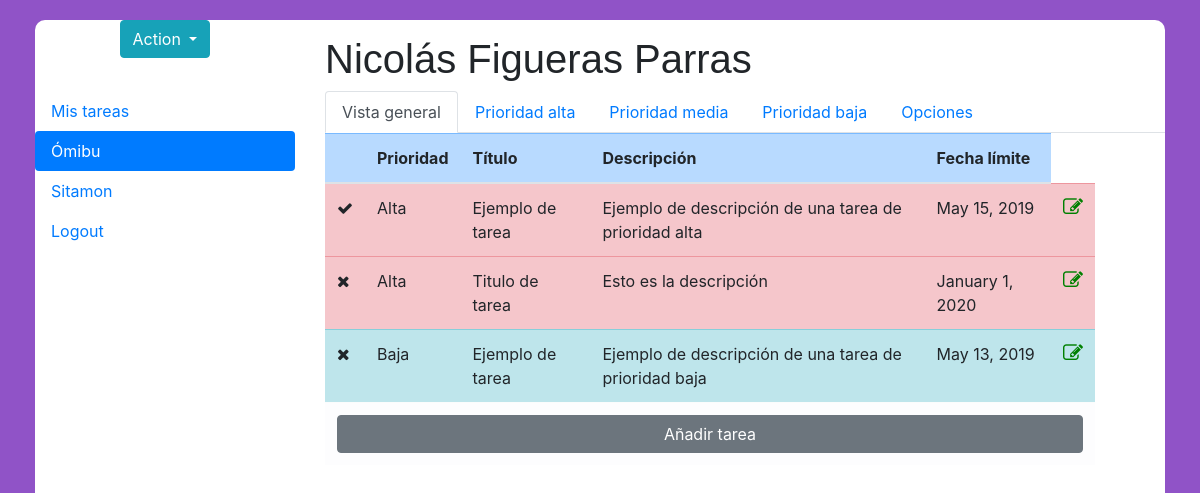
Screenshot of /index.php?client=1 (signed in) with the database file from the repository.
### tables this page shows
CREATE TABLE `trabajadores` (
  `ID_trabajador` bigint(20) UNSIGNED NOT NULL,
  `Nombre` varchar(20) NOT NULL,
  `Apellidos` varchar(50) NOT NULL,
  `Direccion` varchar(70) NOT NULL,
  `Puesto` varchar(40) NOT NULL,
  `Email` varchar(50) NOT NULL,
  `Password` varchar(15) NOT NULL,
  `Telefono` varchar(20) NOT NULL
);

CREATE TABLE `clientes` (
  `ID_cliente` bigint(20) UNSIGNED NOT NULL,
  `Nombre` varchar(50) NOT NULL
);

CREATE TABLE `tareas` (
  `ID_tarea` bigint(20) UNSIGNED NOT NULL,
  `Nombre` varchar(100) NOT NULL,
  `Descripcion` varchar(150) NOT NULL,
  `Fecha` date NOT NULL,
  `Prioridad` int(1) NOT NULL,
  `Trabajador` bigint(20) NOT NULL,
  `Cliente` bigint(20) NOT NULL,
  `Finalizado` int(1) NOT NULL
);

### index.php (the view, shortened to what this page needs)
<!DOCTYPE HTML>
<html lang="es">
	<head>
		<link rel="stylesheet" type="text/css" href="css/main.css">
		<link rel="stylesheet" href="https://stackpath.bootstrapcdn.com/bootstrap/4.3.1/css/bootstrap.min.css">
		<link rel="stylesheet" href="https://use.fontawesome.com/releases/v5.8.1/css/all.css">
	    <link rel="stylesheet" href="https://cdnjs.cloudflare.com/ajax/libs/font-awesome/4.7.0/css/font-awesome.min.css">
	</head>
	<body>
			<?php
                $db = connectDb();
            ?>
			<?php
				$workerData = mysqli_fetch_array(mysqli_query($db, "SELECT * FROM trabajadores WHERE Email = '$_SESSION[email]'"));
			?>
		<div class="container-fluid">
			<div class="mainBox">
				<div class="row">
						<div class="col-3 addClientBox">
							<button type="button" class="btn btn-info dropdown-toggle" data-toggle="dropdown" aria-haspopup="true" aria-expanded="false">
								Action
							</button>
						</div>
						<div class="col-9 welcomeMessage">
							<?php
								if(isset($_GET['client'])){
									$welcomeMessage = $workerData['Nombre']." ".$workerData['Apellidos'];
								}else{
									$welcomeMessage = "Bienvenido, ".$workerData['Nombre']." ".$workerData['Apellidos'];
								}
								echo "<h1>".$welcomeMessage."</h1>";
							?>
						</div>
				</div>
				<div class="row">
					<div class="col-3">
							<div class="nav flex-column nav-pills" id="v-pills-tab" role="tablist" aria-orientation="vertical">
								<a class="nav-link" href="myTasks/">Mis tareas</a>
								<?php
									$clientsQuery = mysqli_query($db, "SELECT * FROM clientes");
									if($row = mysqli_fetch_array($clientsQuery)){
										do{
											if(isset($_GET['client'])){
												if($_GET['client'] == $row['ID_cliente']){
													echo "<a class='nav-link active' href='index.php?client='$row[ID_cliente]'>".$row['Nombre']."</a>";
												}else{
													echo "<a class='nav-link' href='index.php?client=$row[ID_cliente]'>".$row['Nombre']."</a>";
												}
											}else{
												echo "<a class='nav-link' href='index.php?client=$row[ID_cliente]'>".$row['Nombre']."</a>";
											}
										}while($row = mysqli_fetch_array($clientsQuery));
									}
								?>
								<a class="nav-link" href="login/logout.php">Logout</a>
							</div>
					</div>
					<div class="col-9">
						<?php
							if(isset($_GET['client'])){
								$actualID = $_GET['client'];
						?>
								<div class="tab-content" id="v-pills-tabContent">
									<div class="tab-pane fade show active" id="v-pills-home" role="tabpanel" aria-labelledby="v-pills-home-tab">
										<nav>
											<div class="nav nav-tabs" id="nav-tab" role="tablist">
												<a class="nav-item nav-link active" id="genericView" data-toggle="tab" href="#nav-first" role="tab" aria-controls="genericView" aria-selected="true">Vista general</a>
												<a class="nav-item nav-link" id="highPriority" data-toggle="tab" href="#nav-home" role="tab" aria-controls="nav-home" aria-selected="false">Prioridad alta</a>
												<a class="nav-item nav-link" id="mediumPriority" data-toggle="tab" href="#nav-profile" role="tab" aria-controls="nav-profile" aria-selected="false">Prioridad media</a>
												<a class="nav-item nav-link" id="lowPriority" data-toggle="tab" href="#nav-contact" role="tab" aria-controls="nav-contact" aria-selected="false">Prioridad baja</a>
												<a class="nav-item nav-link" id="options" data-toggle="tab" href="#nav-contact2" role="tab" aria-controls="nav-contact2" aria-selected="false">Opciones</a>
											</div>
										</nav>
										<?php
											$taskQuery = mysqli_query($db, "SELECT * FROM tareas WHERE trabajador = $_SESSION[ID] and Cliente = $_GET[client]");
											$lowPriority = $mediumPriority = $highPriority = Array();
											if($row = mysqli_fetch_array($taskQuery)){
												do{
													if($row['Prioridad'] == 1){
														$highPriority[] = $row;
													}elseif($row['Prioridad'] == 2){
														$mediumPriority[] = $row;
													}elseif($row['Prioridad'] == 3){
														$lowPriority[] = $row;
													}
												}while($row = mysqli_fetch_array($taskQuery));
											}
										?>
										<div class="tab-content" id="nav-tabContent">
												<div class="tab-pane fade show active" id="nav-first" role="tabpanel" aria-labelledby="genericView">
													<table class="table col-11">
														<thead>
															<tr class="table-primary">
																<th scope="col"></th>
																<th scope="col">Prioridad</th>
																<th scope="col">Título</th>
																<th scope="col">Descripción</th>
																<th scope="col">Fecha límite</th>
															</tr>
														</thead>
														<tbody>
																<?php
																	for($i=0; $i<sizeof($highPriority); $i++){
																		$auxArray = $highPriority[$i];
																		echo "<tr class='table-danger'>";
																			if($auxArray['Finalizado'] == '0'){
																				echo "<td><i class='fa fa-close'></i></td>";
																			}else{
																				echo "<td><i class='fa fa-check'></i></td>";
																			}
																			echo "<td>Alta</td>";
																			echo "<td>".$auxArray['Nombre']."</td>";
																			echo "<td>".$auxArray['Descripcion']."</td>";
																			$date = date("F j, Y", strtotime("$auxArray[Fecha]"));
																			echo "<td>".$date."</td>";
																			echo "<td style='text-align: center'><a href='Tasks/modifyTask.php?task=$auxArray[ID_tarea]'><i class='fa fa-edit' style='font-size:20px;color:green'></i></a></td>";
																		echo "</tr>";
																	}
																?>
																<?php
																	for($i=0; $i<sizeof($lowPriority); $i++){
																		$auxArray = $lowPriority[$i];
																		echo "<tr class='table-info'>";
																			if($auxArray['Finalizado'] == 0){
																				echo "<td><i class='fa fa-close'></td>";
																			}else{
																				echo "<td><i class='fa fa-check'></td>";
																			}
																			echo "<td>Baja</td>";
																			echo "<td>".$auxArray['Nombre']."</td>";
																			echo "<td>".$auxArray['Descripcion']."</td>";
																			$date = date("F j, Y", strtotime("$auxArray[Fecha]"));
																			echo "<td>".$date."</td>";
																			echo "<td style='text-align: center'><a href='Tasks/modifyTask.php?task=$auxArray[ID_tarea]'><i class='fa fa-edit' style='font-size:20px;color:green'></i></a></td>";
																		echo "</tr>";
																	}
																?>
														</tbody>
														<tfoot>
															<tr class="table-light">
																<td colspan="6"><a href="tasks/addTask.php?client=<?php echo $actualID ?>"><button type="button" class="btn btn-secondary" style="width: 100%">Añadir tarea</button></a></td>
															</tr>
														</tfoot>
													</table>
												</div>
										</div>
									</div>
								</div>
						<?php
							}else{
								echo "
									<div class='tab-content' id='v-pills-tabContent'>
										<h5>Seleccione un cliente para comenzar</h5>
									</div>
								";
							}
						?>
					</div>
				</div>
			</div>
		</div>
	</body>
</html>

### css/main.css (style rules this page uses)
h1 { font-family: arial, sans-serif; font-size: 16px; font-weight: bold; padding-top: 15px; margin-bottom: 1px; }
body { background-color: #9053c7 !important; }
.mainBox { margin: 20px !important; background: white !important; height:95vh; border-radius: 10px; }
.addClientBox { text-align: center; }
body { font-family: Poppins-Regular, sans-serif; }

### rows the page displays
trabajadores: welcomeMessage "Nicolás Figueras Parras"
clientes: Nombre "Ómibu"
clientes: Nombre "Sitamon"
tareas: Finalizado 1 (drawn), Nombre "Ejemplo de tarea", Descripcion "Ejemplo de descripción de una tarea de prioridad alta", Fecha "May 15, 2019"
tareas: Finalizado 0 (drawn), Nombre "Titulo de tarea", Descripcion "Esto es la descripción", Fecha "January 1, 2020"
tareas: Finalizado 0 (drawn), Nombre "Ejemplo de tarea", Descripcion "Ejemplo de descripción de una tarea de prioridad baja", Fecha "May 13, 2019"
